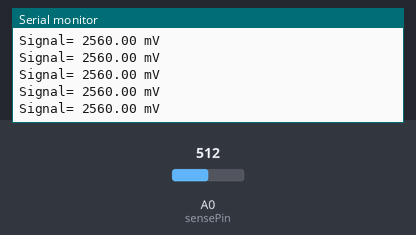
The sketch below on a simulated Arduino Uno, built for the host (arithmetic inside an expression is 32-bit, double 64-bit). Shown: the last lines printed to the serial monitor. Inputs (shaded band) come from the test bench; at power-on: A0 (sensePin) = 512.

Above: at 1.2 s.
1.3 s: A0 (sensePin) set to 209
At 2.3 s:
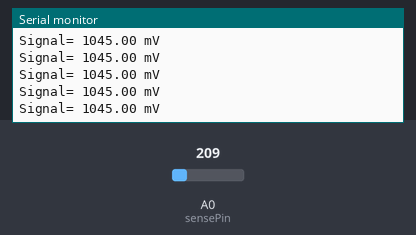
4.3 s: A0 (sensePin) set to 183
At 5.3 s:
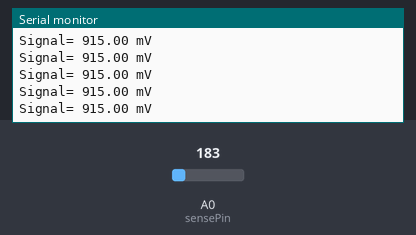
5.8 s: A0 (sensePin) set to 21
At 6.8 s:
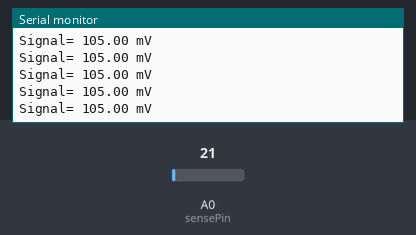
8.8 s: A0 (sensePin) set to 17
At 9.9 s:
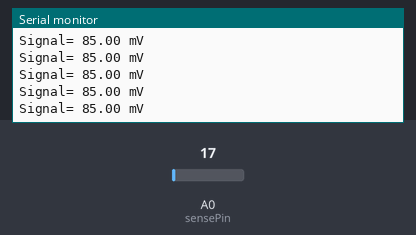
Timing chart, 0 to 11.8 s (numbered marks = the images above; inputs shaded):
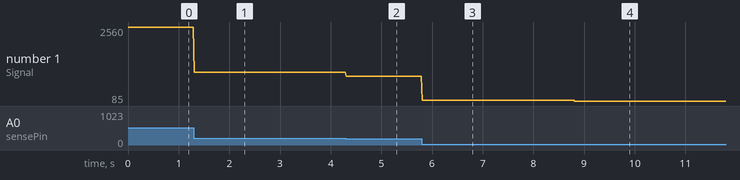

The sketch:

receiver.ino
```cpp
#define sensePin 0
float distance;

void setup(){
Serial.begin(9600);
analogReference(INTERNAL1V1);
}


void loop(){

distance = analogRead(sensePin);
distance = (distance)*5;
Serial.print("Signal= ");
Serial.print(distance);
Serial.println(" mV");

}
```

Measured:
- after the input at 1.3 s, the serial monitor: prints a new line at once (image 1)
- after the input at 4.3 s, the serial monitor: prints a new line at once (image 2)
- after the input at 5.8 s, the serial monitor: prints a new line at once (image 3)
- after the input at 8.8 s, the serial monitor: prints a new line at once (image 4)
- plotted number 1: 2560 → 1045 after the input at 1.3 s, 1045 → 915 after the input at 4.3 s, 915 → 105 after the input at 5.8 s, 105 → 85 after the input at 8.8 s
